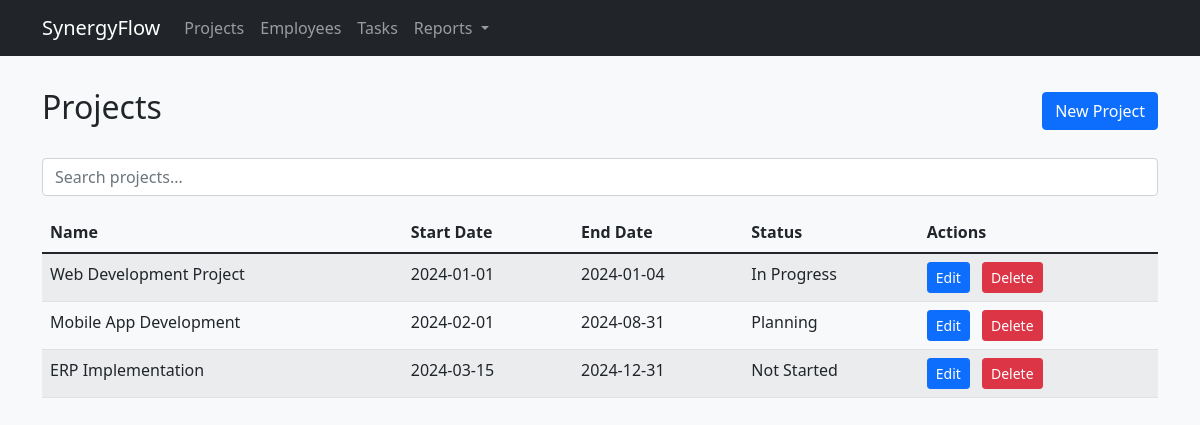
The app's page /projects with its own data.
### tables this page shows
CREATE TABLE Projects (
    ProjectID INTEGER PRIMARY KEY AUTOINCREMENT,
    ProjectName TEXT NOT NULL,
    StartDate DATE,
    EndDate DATE,
    Description TEXT,
    Status TEXT
);

### app.py (the view)
@app.route('/projects')
def projects():
    db = get_db()
    projects = db.execute('SELECT * FROM Projects').fetchall()
    return render_template('projects/list.html', projects=projects)

### app.py (called while the page is built)
def get_db():
    db = sqlite3.connect(DATABASE)
    db.row_factory = sqlite3.Row
    return db

### templates/projects/list.html (shortened to what this page needs)
{% extends "layout.html" %}
{% block content %}
<div class="d-flex justify-content-between align-items-center mb-4">
    <h2>Projects</h2>
    <a href="{{ url_for('project_new') }}" class="btn btn-primary">New Project</a>
</div>
<div class="table-responsive">
    <input type="text" id="projectSearch" class="form-control mb-3" placeholder="Search projects...">
    <table class="table table-striped" id="projectTable">
        <thead>
            <tr>
                <th>Name</th>
                <th>Start Date</th>
                <th>End Date</th>
                <th>Status</th>
                <th>Actions</th>
            </tr>
        </thead>
        <tbody>
            {% for project in projects %}
            <tr>
                <td>{{ project.ProjectName }}</td>
                <td>{{ project.StartDate }}</td>
                <td>{{ project.EndDate }}</td>
                <td>{{ project.Status }}</td>
                <td>
                    <a href="{{ url_for('project_edit', id=project.ProjectID) }}"
                       class="btn btn-sm btn-primary">Edit</a>
                    <a href="#" onclick="confirmDelete('{{ project.ProjectID }}', 'project')"
                       class="btn btn-sm btn-danger">Delete</a>
                </td>
            </tr>
            {% endfor %}
        </tbody>
    </table>
</div>
{% endblock %}

### static/css/style.css (style rules this page uses)
body { background-color: #f8f9fa; }
.table th { background-color: #f8f9fa; }
.btn-sm { margin-right: 0.5rem; }

### records on screen
Projects: ProjectName "Web Development Project", StartDate "2024-01-01", EndDate "2024-01-04", Status "In Progress"
Projects: ProjectName "Mobile App Development", StartDate "2024-02-01", EndDate "2024-08-31", Status "Planning"
Projects: ProjectName "ERP Implementation", StartDate "2024-03-15", EndDate "2024-12-31", Status "Not Started"
